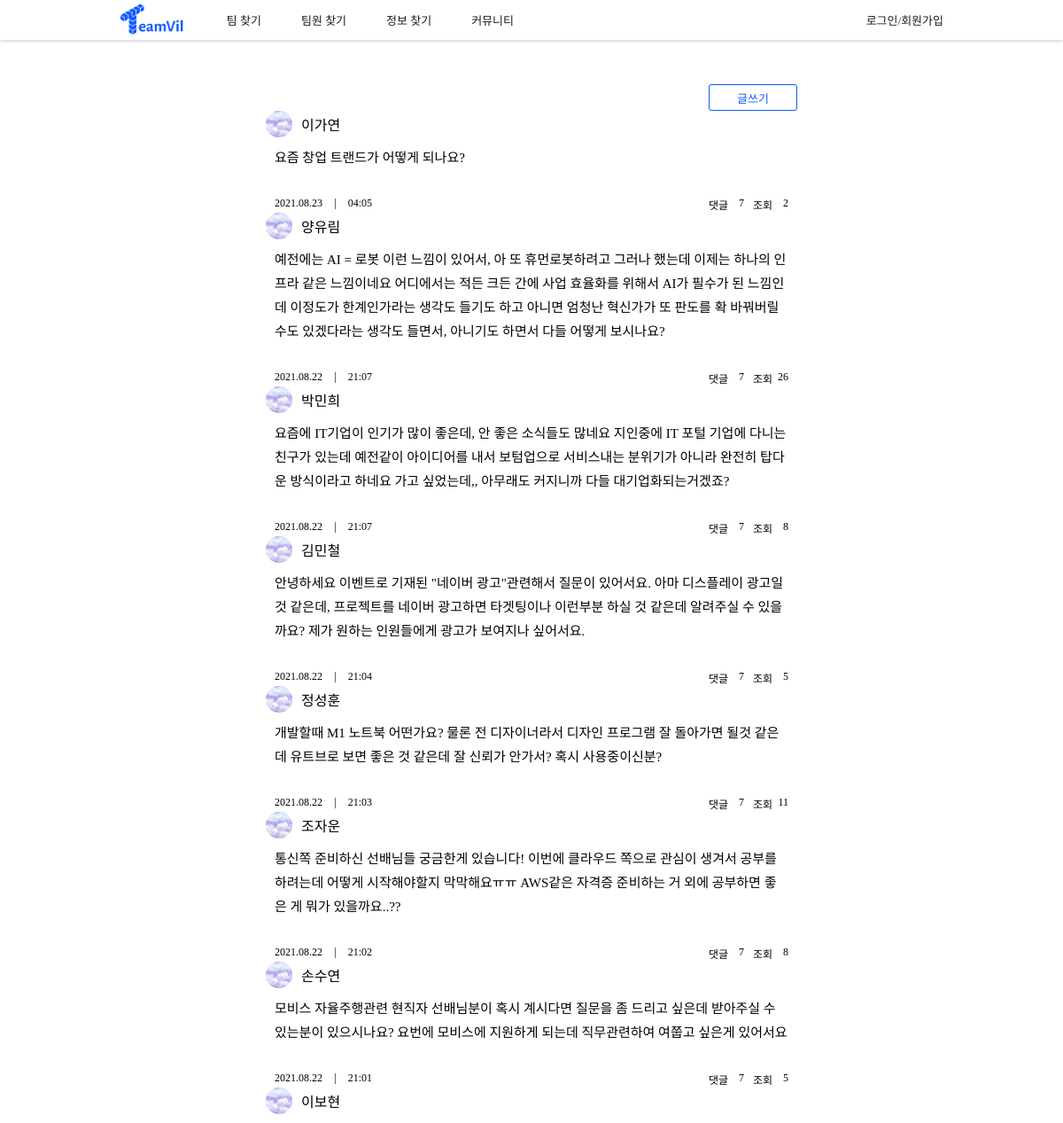
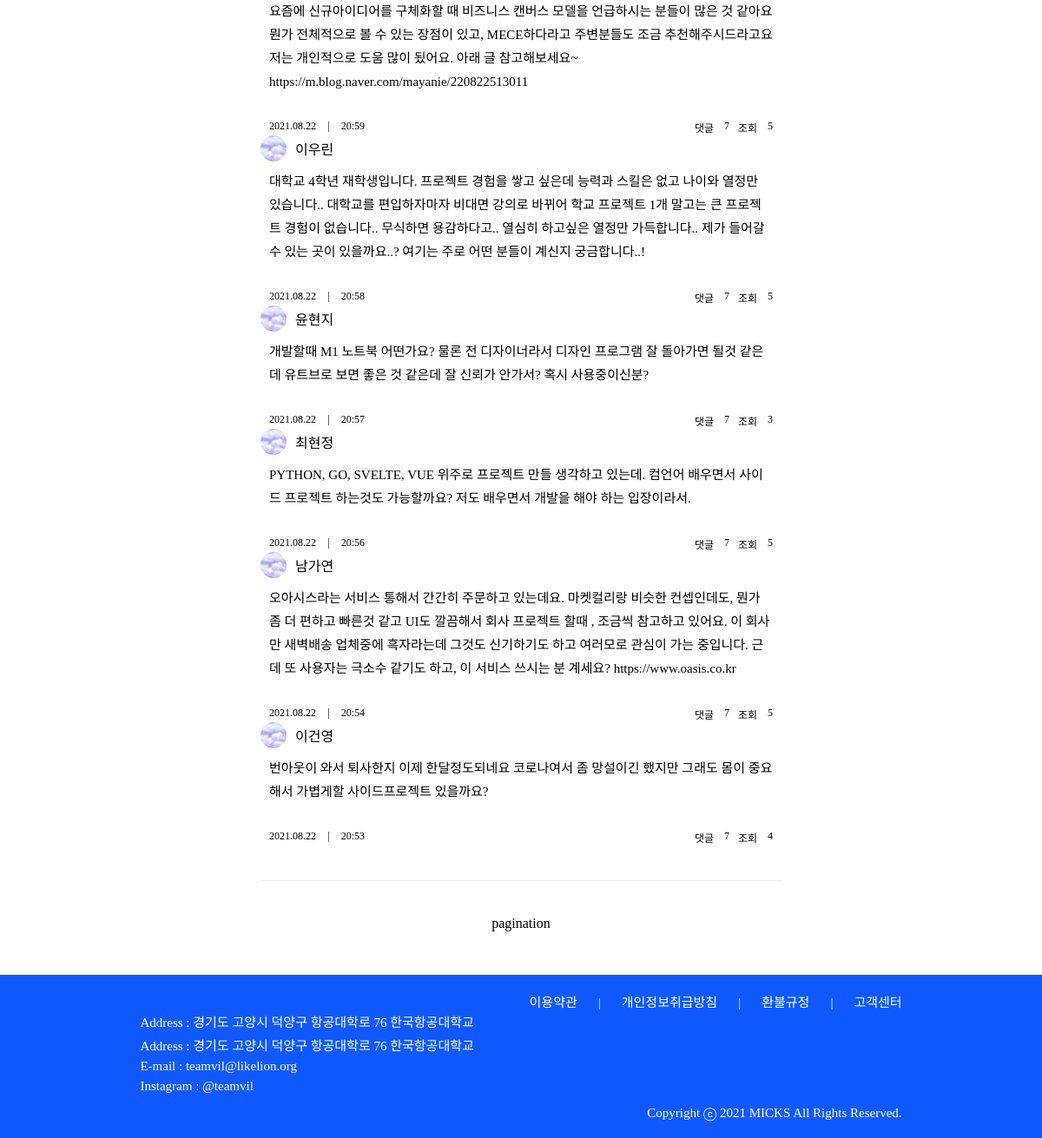
Page /community/community_list_back/ on the committed database (2 pictures, top to bottom).
### community/models.py (models this page shows)
class Com(models.Model):
    user_id = models.ForeignKey(User, on_delete = models.CASCADE, db_column="user_id")
    update_date = models.DateTimeField(auto_now=True)
    write_date = models.DateTimeField(auto_now_add= True)
    content = models.TextField()
    view_cnt = models.IntegerField(default=0)

### account/models.py (models this page shows, shortened)
class Profile(models.Model):
    user_id = models.ForeignKey(User, on_delete = models.CASCADE, db_column="user_id")
    name = models.CharField(max_length=25)
    mbti_id = models.ForeignKey(Mbti, on_delete = models.CASCADE, db_column="mbti_id")
    mbti_detail = models.CharField(max_length=100, null=True)
    email = models.CharField(max_length=45)
    phone = models.CharField(max_length=15)
    birthday = models.DateField()
    type = models.IntegerField(default=0) # 창업0, 공모전1, 프로젝트2 선호 프로젝트 타입
    region1_id = models.ForeignKey(Region1, on_delete = models.CASCADE, db_column="region1_id")
    region2_id = models.ForeignKey(Region2, on_delete = models.CASCADE, db_column="region2_id")
    openPhone = models.IntegerField()
    openEmail = models.IntegerField()
    term_id = models.ForeignKey(Term, on_delete = models.CASCADE, db_column="term_id")
    field1_id = models.ForeignKey(Field1, on_delete = models.CASCADE, db_column="field1_id")
    field2 = models.CharField(max_length=20)
    state = models.IntegerField()
    job_id = models.ForeignKey(Job, on_delete = models.CASCADE, db_column="job_id")
    education_id = models.ForeignKey(Education, on_delete = models.CASCADE, db_column="education_id", null=True)
    isLink = models.IntegerField()
    isFile = models.IntegerField()
    isCarrer = models.IntegerField()
    pr = models.TextField(null=True)
    register = models.DateTimeField(default=timezone.now)
    photo = models.FileField(null=True)
    isReview = models.IntegerField()
    view_cnt = models.IntegerField(default=0)
    submit = models.IntegerField(default=0)

### community/views.py (the view)
# urls.py: path('community_list_back/', views.community_list_back, name="community_list_back"),
def community_list_back(request):
    community = Com.objects.all().order_by('-id')
    return render(request,'community copy.html', {'community':community})

### teamvil/templatetags/custom_tags.py (called while the page is built)
@register.simple_tag
def Name(profile): #community.user_id // reply.user_id
     user = User.objects.get(id=profile)
     profile = Profile.objects.get(user_id = user)
     name =  profile.name
     return name

@register.simple_tag
def TimeFormat(write_date):
     write_date = write_date.strftime('%Y.%m.%d')
     return write_date

@register.simple_tag
def HourFormat(write_date):
     write_date = write_date.strftime('%H:%M')
     return write_date

### community/templates/community copy.html (shortened to what this page needs)
<!DOCTYPE html>
<html lang="en">
{% load static %}
{% load custom_tags %}
<head>
    <link rel="stylesheet" href="{% static 'css/base.css' %}">
    <link rel="stylesheet" href="{% static 'css/community.css' %}">
</head>
<body>
    {% include 'navbar.html' %}
    <div class="community-box">
        <section class="community-top-container spoqa-regular">
            <button onclick="newCommunity()">글쓰기</button>
        </section>
        <main class="community-main-container">
            <section class="community-item" onclick="openDetail()">
                {% for community in community.all %}
                    <div class="community-profile-container">
                        <img class="community-profile-img" src="{% static 'image/cloud.jpg' %}" alt="">
                        <p class="spoqa-regular">{% Name community.user_id.id %}</p>
                    </div>
                    <div class="community-content-container spoqa-light community-list-item" com_id = "{{community.id}}">
                        <p class="community-content">{{community.content}}</p>
                        <div class="community-extra-container">
                            <div class="community-datetime-container">
                                <p>{% TimeFormat community.write_date %}</p>
                                <p>|</p>
                                <p>{% HourFormat community.write_date %}</p>
                            </div>
                            <div class="community-comment-view-container">
                                <div class="community-comment-view-item">
                                    <p>댓글</p>
                                    <p>7</p>
                                </div>
                                <div class="community-comment-view-item">
                                    <p>조회</p>
                                    <p>{{community.view_cnt}}</p>
                                </div>
                            </div>
                        </div>
                    </div>
                {% endfor %}
            </section>
        <section class="community-bottom-container">
            <p>pagination</p>
        </section>
    </div>
    {% include 'footer.html' %}
</body>
</html>

### teamvil/static/css/base.css (style rules this page uses)
* { margin: 0; padding: 0; }
.spoqa-light { font-family: 'Spoqa Han Sans Neo', 'sans-serif'; font-weight: 300; }
.spoqa-regular { font-family: 'Spoqa Han Sans Neo', 'sans-serif'; font-weight: 400; }
body { display: flex; min-height: 100vh; flex-direction: column; }

### community/static/css/community.css (style rules this page uses)
.community-box { margin: 50px 300px; position: relative; }
.community-top-container { display: flex; justify-content: flex-end; }
.community-top-container button { width: 100px; height: 30px; border: 1px solid #0F59FF; border-radius: 3px; background-color: #ffffff; color: #0F59FF; font-size: 13px; }
.community-item { padding-bottom: 40px; margin-bottom: 40px; border-bottom: 1px solid #ebebeb; }
.community-profile-container { display: flex; align-items: center; margin-bottom: 10px; }
.community-profile-img { width: 30px; height: 30px; margin-right: 10px; border-radius: 100px; }
.community-profile-container p { font-size: 16px; }
.community-content-container { margin: 0 10px; }
.community-content { font-size: 15px; line-height: 1.8em; margin-bottom: 30px; }
.community-extra-container { display: flex; justify-content: space-between; font-size: 12px; }
.community-datetime-container { display: flex; justify-content: space-between; width: 110px; }
.community-comment-view-container { display: flex; justify-content: space-between; width: 90px; }
.community-comment-view-item { display: flex; justify-content: space-between; width: 40px; }
.community-bottom-container { display: flex; justify-content: center; }

### rows in the picture
Com: user.name "이가연", content "요즘 창업 트랜드가 어떻게 되나요?", write_date "2021.08.23", write_date "04:05", view_cnt "2"
Com: user.name "양유림", content "예전에는 AI = 로봇 이런 느낌이 있어서, 아 또 휴먼로봇하려고 그러나 했는데 이제는 하나의 인프라 같은 느낌이네요 어디에서는 적든 크든 간에 사업 효율화를 위해서 AI가 필수가 된 느낌인데 이정도가 한계인가라는 생각도 들기도 하고 아니면 엄청난 혁신가가 또 판도를 확 바꿔버릴수도 있겠다라는 생각도 들면서, 아니기도 하면서 다들 어떻게 보시나요?", write_date "2021.08.22", write_date "21:07", view_cnt "26"
Com: user.name "박민희", content "요즘에 IT기업이 인기가 많이 좋은데, 안 좋은 소식들도 많네요 지인중에 IT 포털 기업에 다니는 친구가 있는데 예전같이 아이디어를 내서 보텀업으로 서비스내는 분위기가 아니라 완전히 탑다운 방식이라고 하네요 가고 싶었는데,, 아무래도 커지니까 다들 대기업화되는거겠죠?", write_date "2021.08.22", write_date "21:07", view_cnt "8"
Com: user.name "김민철", content "안녕하세요 이벤트로 기재된 \"네이버 광고\"관련해서 질문이 있어서요. 아마 디스플레이 광고일것 같은데, 프로젝트를 네이버 광고하면 타겟팅이나 이런부분 하실 것 같은데 알려주실 수 있을까요? 제가 원하는 인원들에게 광고가 보여지나 싶어서요.", write_date "2021.08.22", write_date "21:04", view_cnt "5"
Com: user.name "정성훈", content "개발할때 M1 노트북 어떤가요? 물론 전 디자이너라서 디자인 프로그램 잘 돌아가면 될것 같은데 유트브로 보면 좋은 것 같은데 잘 신뢰가 안가서? 혹시 사용중이신분?", write_date "2021.08.22", write_date "21:03", view_cnt "11"
Com: user.name "조자운", content "통신쪽 준비하신 선배님들 궁금한게 있습니다! 이번에 클라우드 쪽으로 관심이 생겨서 공부를 하려는데 어떻게 시작해야할지 막막해요ㅠㅠ AWS같은 자격증 준비하는 거 외에 공부하면 좋은 게 뭐가 있을까요..??", write_date "2021.08.22", write_date "21:02", view_cnt "8"
Com: user.name "손수연", content "모비스 자율주행관련 현직자 선배님분이 혹시 계시다면 질문을 좀 드리고 싶은데 받아주실 수 있는분이 있으시나요? 요번에 모비스에 지원하게 되는데 직무관련하여 여쭙고 싶은게 있어서요", write_date "2021.08.22", write_date "21:01", view_cnt "5"
Com: user.name "이보현", content "요즘에 신규아이디어를 구체화할 때 비즈니스 캔버스 모델을 언급하시는 분들이 많은 것 같아요 뭔가 전체적으로 볼 수 있는 장점이 있고, MECE하다라고 주변분들도 조금 추천해주시드라고요 저는 개인적으로 도움 많이 됬어요. 아래 글 참고해보세요~ https://m.blog.naver.com/mayanie/220822513011", write_date "2021.08.22", write_date "20:59", view_cnt "5"
Com: user.name "이우린", content "대학교 4학년 재학생입니다. 프로젝트 경험을 쌓고 싶은데 능력과 스킬은 없고 나이와 열정만 있습니다.. 대학교를 편입하자마자 비대면 강의로 바뀌어 학교 프로젝트 1개 말고는 큰 프로젝트 경험이 없습니다.. 무식하면 용감하다고.. 열심히 하고싶은 열정만 가득합니다.. 제가 들어갈 수 있는 곳이 있을까요..? 여기는 주로 어떤 분들이 계신지 궁금합니다..!", write_date "2021.08.22", write_date "20:58", view_cnt "5"
Com: user.name "윤현지", content "개발할때 M1 노트북 어떤가요? 물론 전 디자이너라서 디자인 프로그램 잘 돌아가면 될것 같은데 유트브로 보면 좋은 것 같은데 잘 신뢰가 안가서? 혹시 사용중이신분?", write_date "2021.08.22", write_date "20:57", view_cnt "3"
Com: user.name "최현정", content "PYTHON, GO, SVELTE, VUE 위주로 프로젝트 만들 생각하고 있는데. 컴언어 배우면서 사이드 프로젝트 하는것도 가능할까요? 저도 배우면서 개발을 해야 하는 입장이라서.", write_date "2021.08.22", write_date "20:56", view_cnt "5"
Com: user.name "남가연", content "오아시스라는 서비스 통해서 간간히 주문하고 있는데요. 마켓컬리랑 비슷한 컨셉인데도, 뭔가 좀 더 편하고 빠른것 같고 UI도 깔끔해서 회사 프로젝트 할때 , 조금씩 참고하고 있어요. 이 회사만 새벽배송 업체중에 흑자라는데 그것도 신기하기도 하고 여러모로 관심이 가는 중입니다. 근데 또 사용자는 극소수 같기도 하고, 이 서비스 쓰시는 분 계세요? https://www.oasis.co.kr", write_date "2021.08.22", write_date "20:54", view_cnt "5"
Com: user.name "이건영", content "번아웃이 와서 퇴사한지 이제 한달정도되네요 코로나여서 좀 망설이긴 했지만 그래도 몸이 중요해서 가볍게할 사이드프로젝트 있을까요?", write_date "2021.08.22", write_date "20:53", view_cnt "4"
